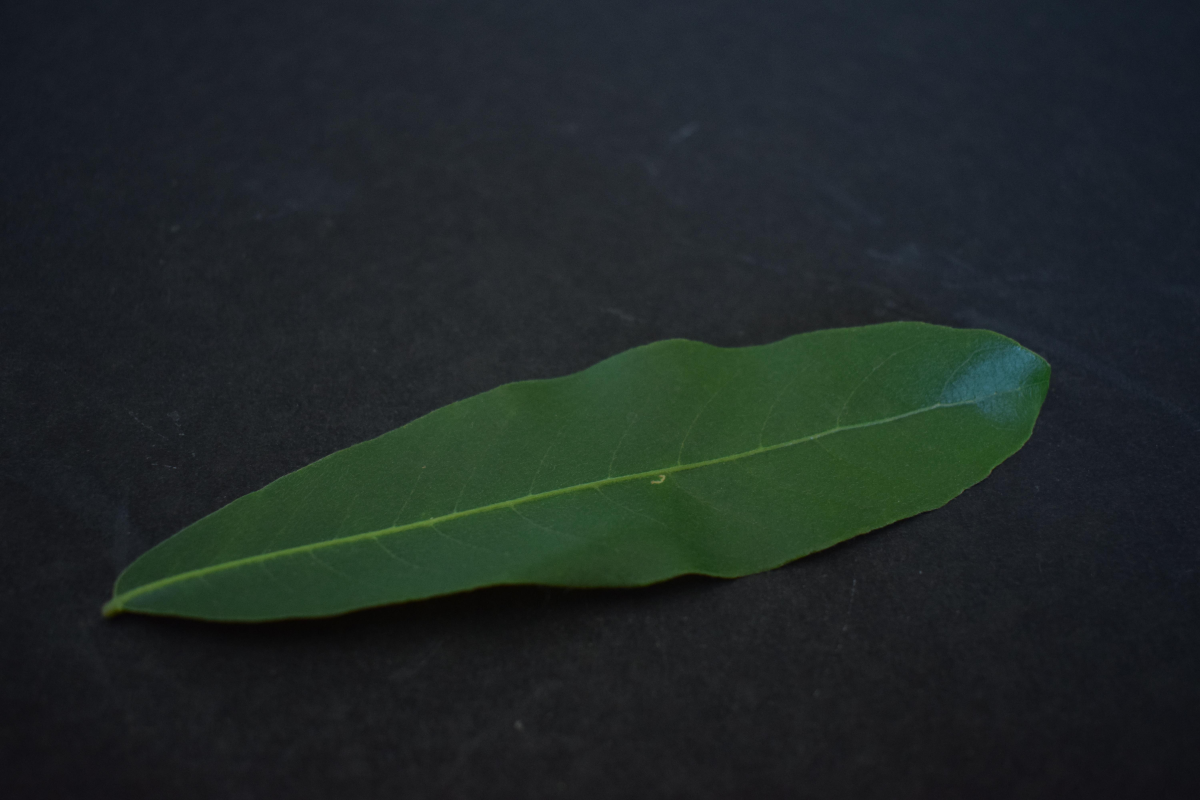
#> input picture test/img_test/arjun.jpeg, 6000 x 4000 px (shown at 1/5 size)
$ python -i ExtractFeatureImage.py   (imports and definitions only)
#> lines starting #> are read from the running program, lines starting #| are printed output that depends on the picture; after the words box and inside, x2 and y2 are one past the last pixel; in counts of white or black regions, pixels touching at a corner belong together
#> further down, picture is the input picture: shape (4000, 6000, 3); mean B, G, R 39.2, 39.8, 31.9

import cv2
import numpy as np
from services.feature.ColorFeature import extract_color_vector
from services.feature.TextureFeature import extract_texture_vector


# [55 lines left out: functions extract_feature_color, extract_feature_texture, extract_feature_HOG, not called in this run]

def _otsu_leaf_mask(img_np: np.ndarray) -> np.ndarray:
    """Otsu thuần: grayscale → GaussianBlur → threshold."""
    gray    = cv2.cvtColor(img_np, cv2.COLOR_BGR2GRAY) if img_np.ndim == 3 else img_np.copy()
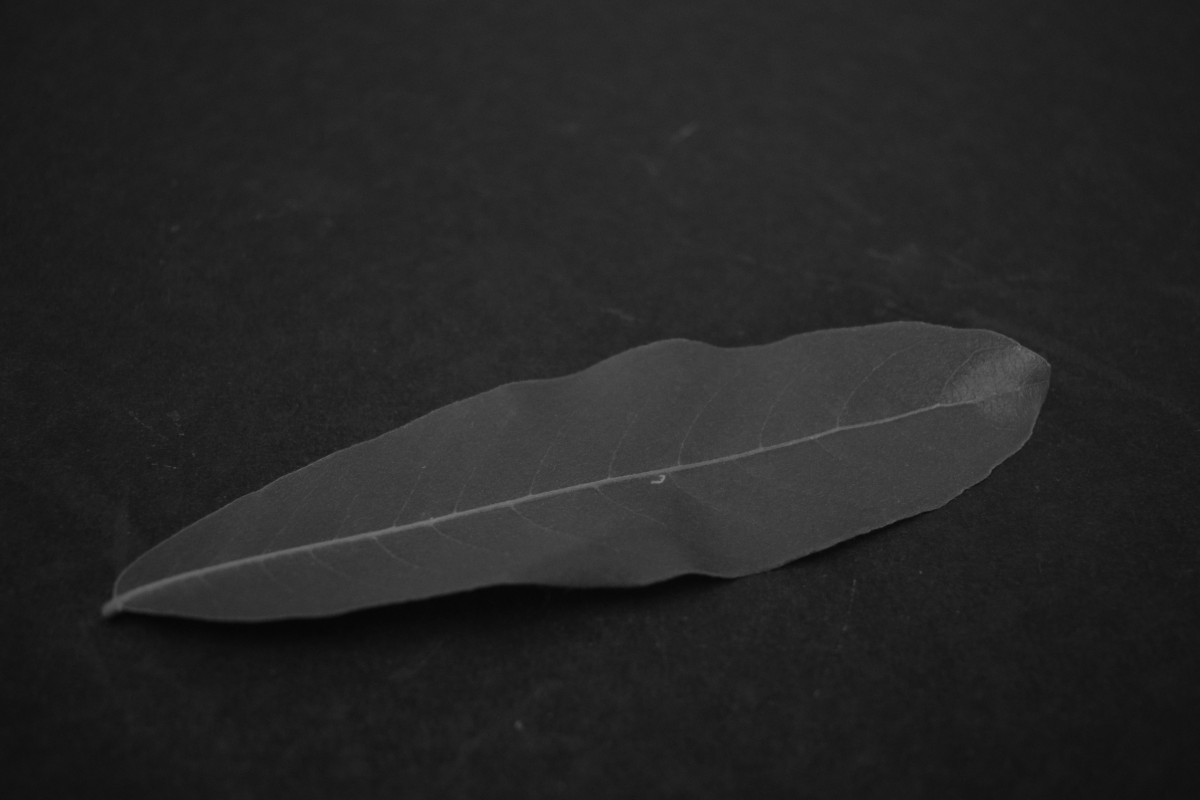
#> gray: shape (4000, 6000) (shown at 1/5 size); min 2, max 137, mean 37.4
    blurred = cv2.GaussianBlur(gray, (5, 5), 0)
    _, binary = cv2.threshold(blurred, 0, 255, cv2.THRESH_BINARY_INV + cv2.THRESH_OTSU)
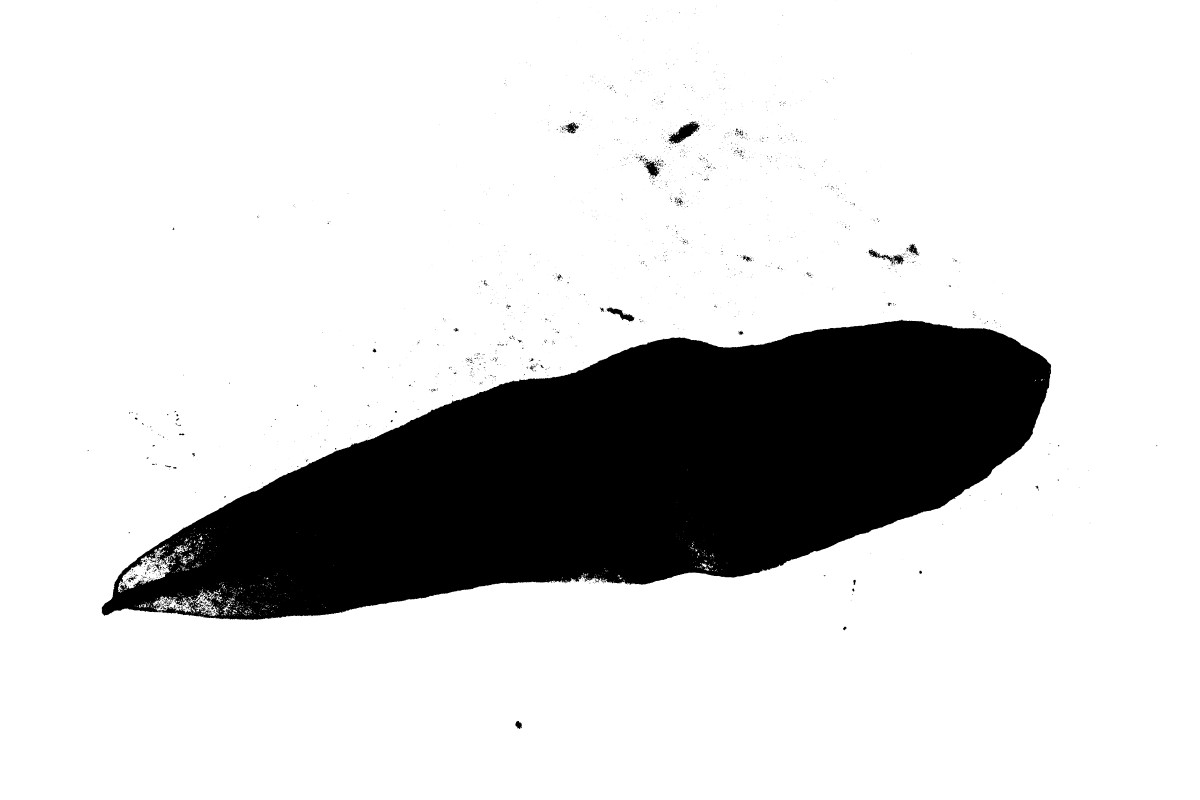
#> binary: shape (4000, 6000) (shown at 1/5 size); 83% white; 2266 black regions (2021 under 20 px), largest, box (x1, y1, x2, y2) and area: (509, 1598, 5256, 3100) 4025152, (3342, 606, 3499, 720) 7519, (3032, 1535, 3173, 1611) 3410
    return binary


def detect_leaf_contour(img_np: np.ndarray) -> np.ndarray:
    """Tìm đường bao lớn nhất của lá bằng Otsu thuần."""
    thresh = _otsu_leaf_mask(img_np)
    contours, _ = cv2.findContours(thresh, cv2.RETR_EXTERNAL, cv2.CHAIN_APPROX_SIMPLE)
#> contours = 1 item
    if not contours:
        return np.array([])
    return max(contours, key=cv2.contourArea)

def extract_feature_shape(img_np: np.ndarray) -> np.ndarray:
    """
     Sử dungj thuật toán otsu để tìm đường bao bên ngoài của lá. cho ngưỡng cao để tránh lấy gân lá
    """
    leaf_contours = detect_leaf_contour(img_np)
#> leaf_contours = [[0, 0], [0, 3999], [5999, 3999], [5999, 0], [4181, 0], [4180, 1], [4179, 0]]

    if leaf_contours is None or (isinstance(leaf_contours, np.ndarray) and leaf_contours.size == 0):
        return np.array([])

    area = cv2.contourArea(leaf_contours)
#> area = 23990000
    chuVi = cv2.arcLength(leaf_contours, True)
#> chuVi = 19996.8

    x, y, w, h = cv2.boundingRect(leaf_contours)
#> x = 0; y = 0; w = 6000; h = 4000
    aspect_ratio = float(w)/h if h > 0 else 0
#> aspect_ratio = 1.5

    rect_area = w * h
#> rect_area = 24000000
    extent = float(area) / rect_area if rect_area > 0 else 0  #Cho biết lá này có chiếm đầy khung hình chữ nhật hay không
#> extent = 1

    hull= cv2.convexHull(leaf_contours)
#> hull = [[5999, 0], [5999, 3999], [0, 3999], [0, 0]]
    hull_area=cv2.contourArea(hull)
#> hull_area = 23990001
    solidity = float(area) / hull_area if hull_area > 0 else 0
#> solidity = 1

    mask= np.zeros(img_np.shape[:2], dtype=np.uint8)
    cv2.drawContours(mask,[leaf_contours],-1,255,-1)
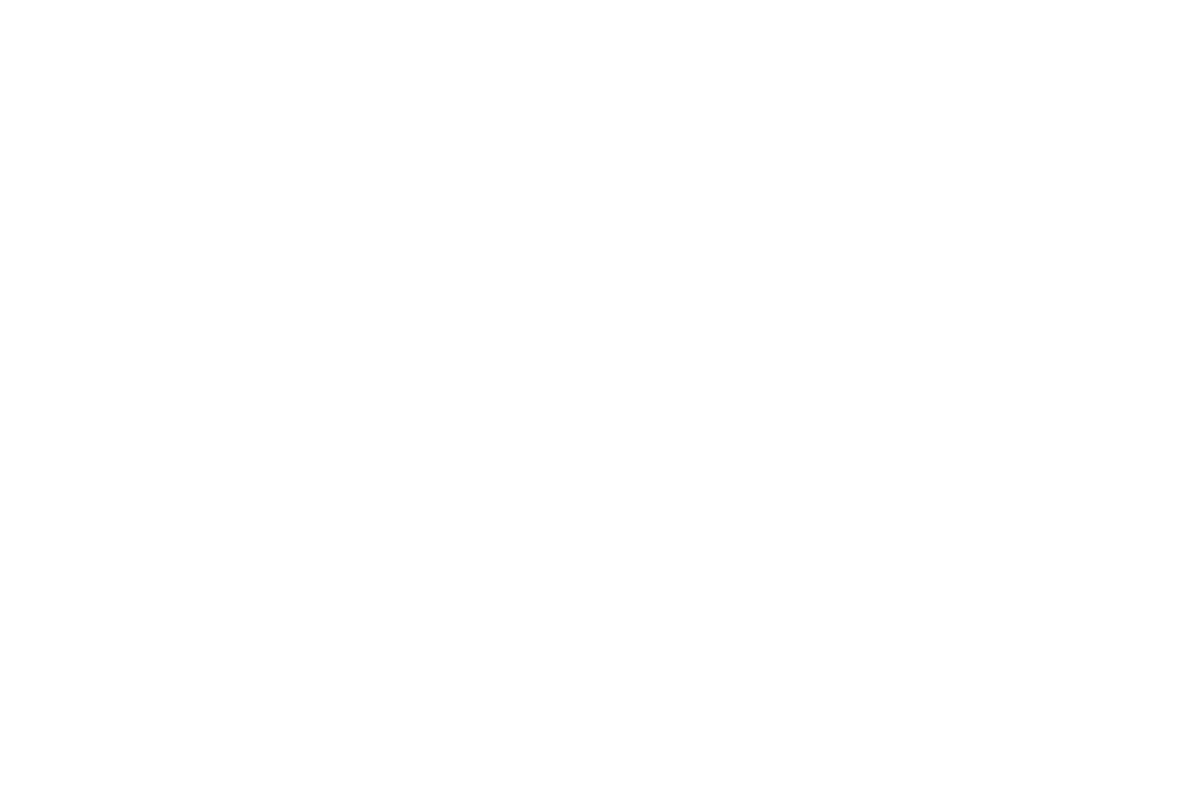
#> mask: shape (4000, 6000) (shown at 1/5 size); 100% white; black in thin lines or dots, all inside (x1, y1, x2, y2) = (4180, 0, 4181, 1)

    moments=cv2.moments(mask)
#> moments = moments, m00 6.12e+09, centre m10/m00, m01/m00 = (2999.5, 1999.5)
    hu_moments=cv2.HuMoments(moments)
#> hu_moments = [0.000708, 7.42e-08, 3.27e-24, 3.36e-25, 1.82e-49, 4.89e-29, 3.02e-49]

    # Log-transform Hu Moments để đưa về cùng thang đo
    # Hu Moments có giá trị dao động từ 1e-2 đến 1e-22 → log nén lại
    hu_moments_log = -np.sign(hu_moments) * np.log10(np.abs(hu_moments) + 1e-10)
#> hu_moments_log = [3.15, 7.13, 10, 10, 10, 10, 10]

    feature_vector= np.hstack([
        aspect_ratio,
        extent,
        solidity,
        hu_moments_log.flatten()
    ])
#> feature_vector = [1.5, 1, 1, 3.15, 7.13, 10, 10, 10, 10, 10]

    return feature_vector

>>> import cv2
>>> picture = cv2.imread('../../test/img_test/arjun.jpeg')
>>> result = extract_feature_shape(picture)
#> result = [1.5, 1, 1, 3.15, 7.13, 10, 10, 10, 10, 10]

$ run again, on test/img_test/img123 (1).jpeg
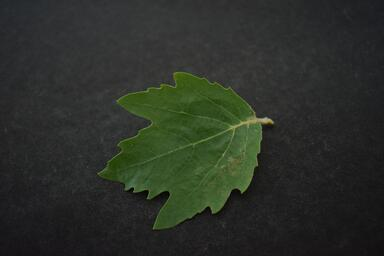
#> input picture test/img_test/img123 (1).jpeg, 384 x 256 px
#> picture is the input picture: shape (256, 384, 3); mean B, G, R 40.3, 48.1, 43.3
#> in _otsu_leaf_mask, `_, binary = cv2.threshold(blurred, 0, 255, cv2.THRESH_BINARY_INV + cv2..`:
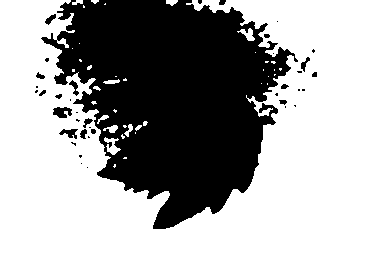
#> binary: shape (256, 384); 63.5% white; 39 black regions (22 under 20 px)
#> contours = 39 contours, 30 with area under 20; largest, box (x1, y1, x2, y2) and area: (0, 0, 384, 256) 61300, (104, 137, 121, 155) 112, (237, 28, 255, 41) 84, (103, 125, 118, 133) 50, (103, 79, 120, 84) 38
#> leaf_contours = contour of 726 points, box (x1, y1, x2, y2) (0, 0, 384, 256), area 61300
#> area = 61300
#> chuVi = 2599.5
#> x = 0; w = 384; h = 256
#> aspect_ratio = 1.5
#> rect_area = 98304
#> extent = 0.624
#> hull = [[383, 0], [383, 255], [0, 255], [0, 0]]
#> hull_area = 97665
#> solidity = 0.628
#> in extract_feature_shape, `cv2.drawContours(mask,[leaf_contours],-1,255,-1)`:
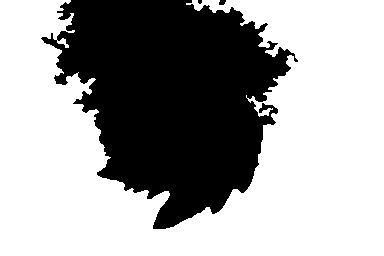
#> mask: shape (256, 384); 63.6% white; 3 black regions (1 under 20 px), largest, box (x1, y1, x2, y2) and area: (41, 0, 298, 229) 35770, (219, 0, 226, 5) 29
#> moments = moments, m00 15935205, centre m10/m00, m01/m00 = (202.6, 145.6)
#> hu_moments = [0.00145, 5.31e-07, 1.29e-10, 7.65e-11, 1.34e-21, 3.23e-15, -7.48e-21]
#> hu_moments_log = [2.84, 6.28, 9.64, 9.75, 10, 10, -10]
#> feature_vector = [1.5, 0.624, 0.628, 2.84, 6.28, 9.64, 9.75, 10, 10, -10]
#> result has the same summary as feature_vector in extract_feature_shape

$ run again, on test/img_test/img2.jpeg
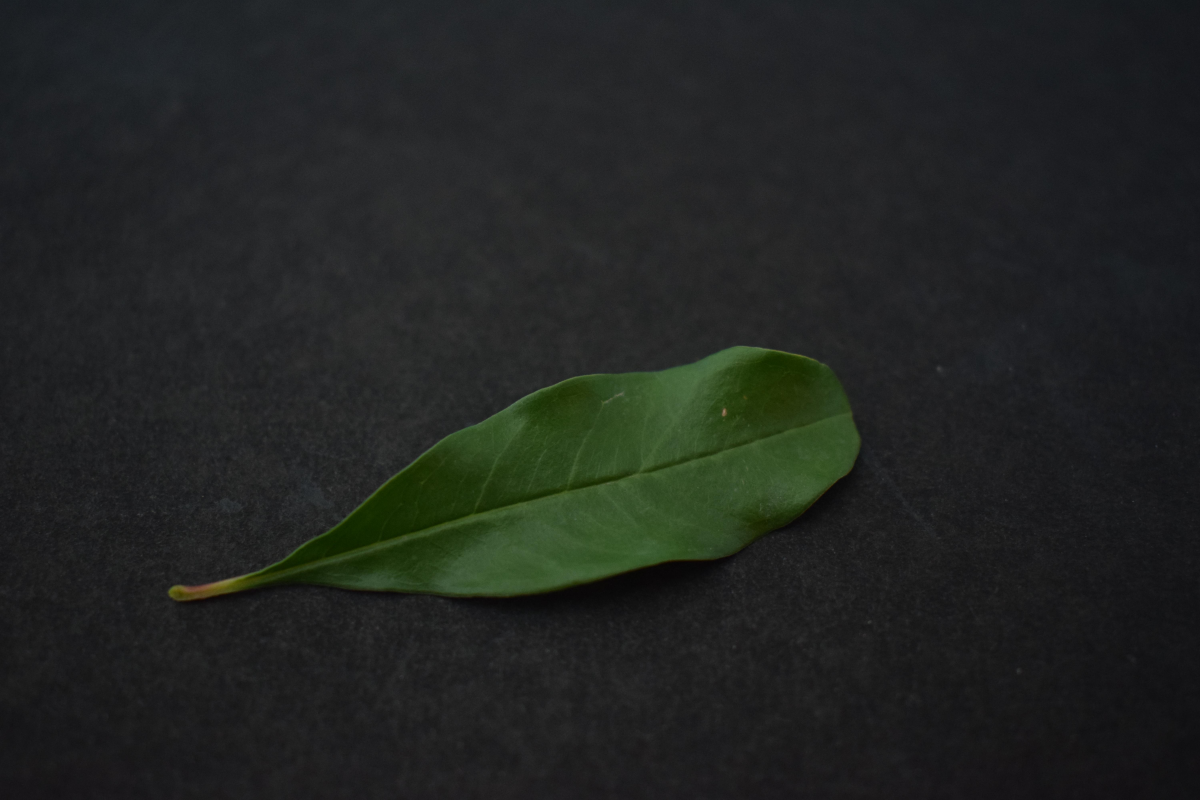
#> input picture test/img_test/img2.jpeg, 6000 x 4000 px (shown at 1/5 size)
#> picture is the input picture: shape (4000, 6000, 3); mean B, G, R 33.9, 36.2, 33.4
#> in _otsu_leaf_mask, `gray    = cv2.cvtColor(img_np, cv2.COLOR_BGR2GRAY) if img_np.ndim == 3..`:
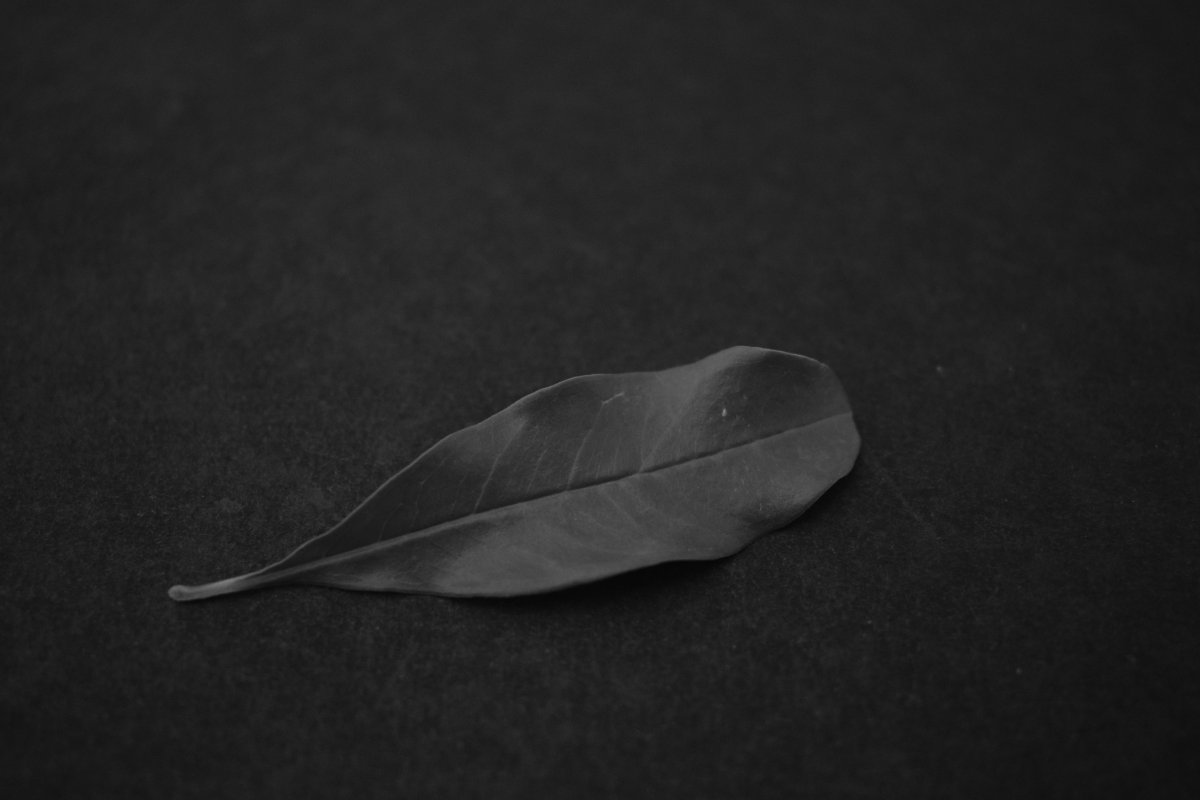
#> gray: shape (4000, 6000) (shown at 1/5 size); min 2, max 140, mean 35.1
#> in _otsu_leaf_mask, `_, binary = cv2.threshold(blurred, 0, 255, cv2.THRESH_BINARY_INV + cv2..`:
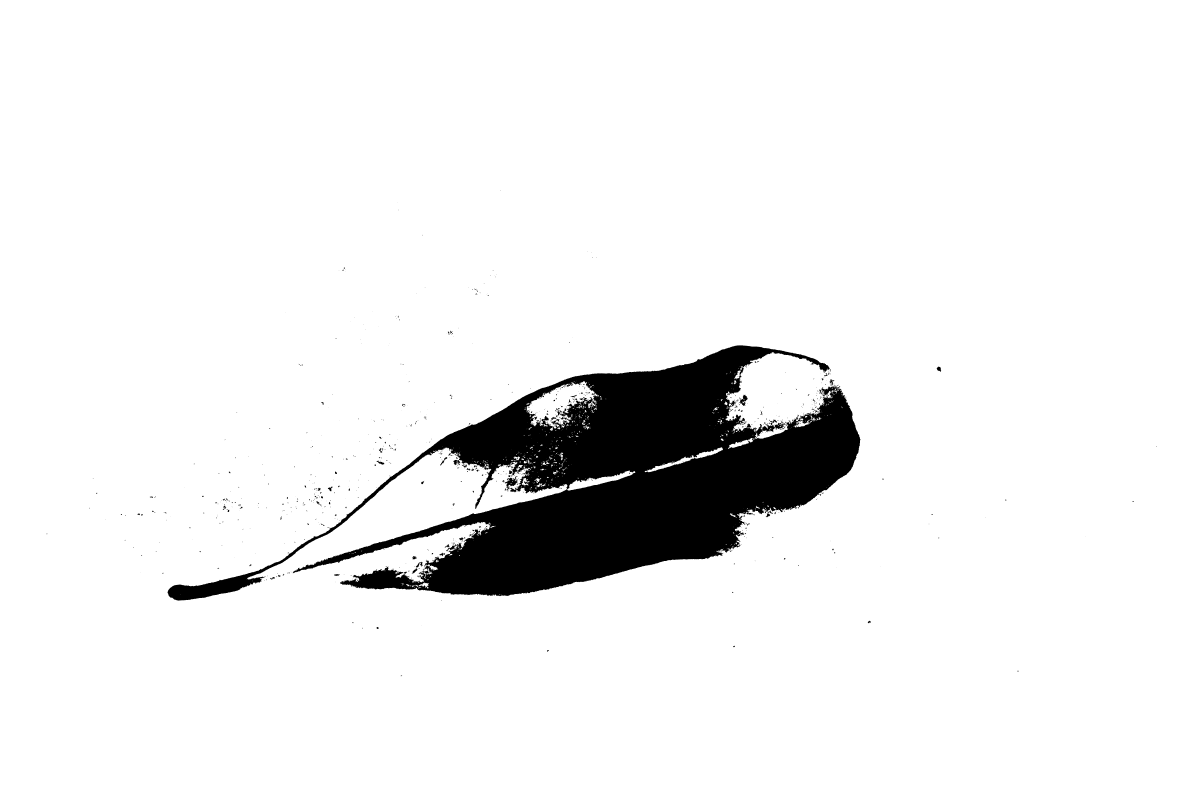
#> binary: shape (4000, 6000) (shown at 1/5 size); 93.2% white; 945 black regions (731 under 20 px), largest, box (x1, y1, x2, y2) and area: (838, 1727, 4302, 3003) 1606927, (3694, 1974, 3739, 2029) 1032, (2266, 2299, 2301, 2326) 526
#> contours = [[[0, 0], [0, 3999], [5999, 3999], [5999, 0]]]
#> leaf_contours = [[0, 0], [0, 3999], [5999, 3999], [5999, 0]]
#> area = 23990001
#> chuVi = 19996
#> x = 0; w = 6000; h = 4000
#> aspect_ratio = 1.5
#> rect_area = 24000000
#> extent = 1
#> hull = [[5999, 0], [5999, 3999], [0, 3999], [0, 0]]
#> hull_area = 23990001
#> solidity = 1
#> mask: shape (4000, 6000); every value is 255
#> moments = moments, m00 6.12e+09, centre m10/m00, m01/m00 = (2999.5, 1999.5)
#> hu_moments = [0.000708, 7.42e-08, 3.56e-35, 3.13e-35, 1.04e-69, 8.42e-39, 1.81e-71]
#> hu_moments_log = [3.15, 7.13, 10, 10, 10, 10, 10]
#> feature_vector = [1.5, 1, 1, 3.15, 7.13, 10, 10, 10, 10, 10]
